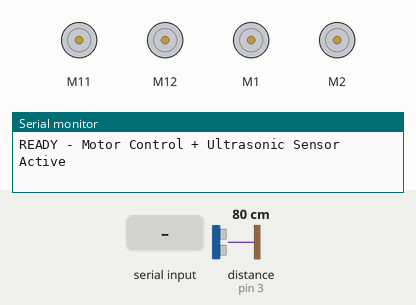
The sketch below on a simulated Arduino Uno, built with avr-gcc and run on an emulated ATmega328P. Parts: 4 × DC motor (green arrow = forward, orange = backward, longer = faster), the last lines printed to the serial monitor. Inputs (shaded band) come from the test bench; at power-on: distance to the obstacle (sensor on pin 3) 80 cm.

Above: at 1.2 s.
1.3 s: "a" received over Serial
At 2.1 s:
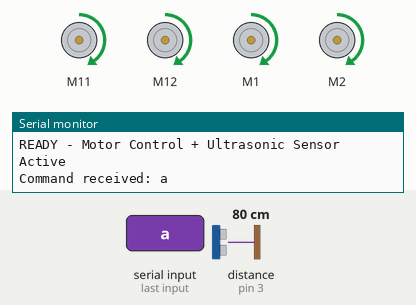
3.8 s: "d" received over Serial
At 4.6 s:
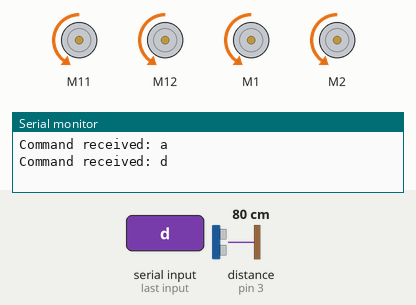
6.3 s: "w" received over Serial
At 7.1 s:
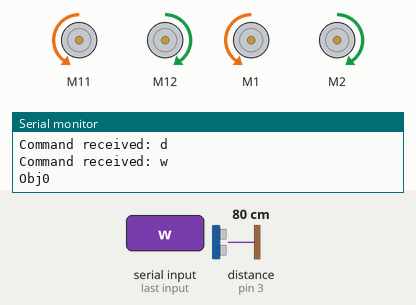
8.8 s: "s" received over Serial
At 9.6 s:
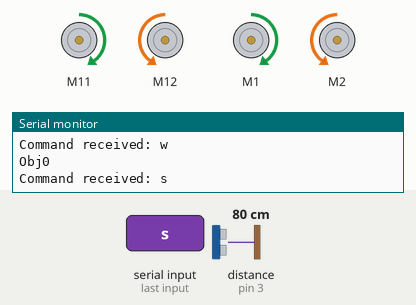
Timing chart, 0 to 11.8 s (numbered marks = the images above; inputs shaded):
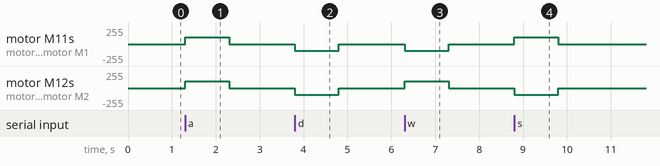

The sketch:

RobotControl.ino
```cpp
/**
 * Combined Motor Control and Ultrasonic Sensor
 * Controls motors via serial commands (w/a/s/d) and continuously reads ultrasonic distance
 */
#include "MeOrion.h"

// Motor setup
MeDCMotor motor1(PORT_1);
MeDCMotor motor2(PORT_2);
MeDCMotor motor3(M1);
MeDCMotor motor4(M2);

// Ultrasonic sensor setup (PORT_3)
MeUltrasonicSensor ultraSensor(PORT_3);

uint8_t motorSpeed = 100;
unsigned long lastSensorRead = 0;
const unsigned long sensorInterval = 100; // Read sensor every 100ms
uint8_t object_dist = 400;

void setup()
{
  Serial.begin(9600);
  Serial.println("READY - Motor Control + Ultrasonic Sensor Active");
}

void loop()
{
  // Read ultrasonic sensor at regular intervals
  if (millis() - lastSensorRead >= sensorInterval) {
    object_dist = ultraSensor.distanceCm();
    // Serial.print("Distance: ");
    // Serial.print(object_dist);
    // Serial.println(" cm");
    lastSensorRead = millis();
  }

  // Check for motor commands
  if (Serial.available() > 0) {
    char incomingByte = Serial.read();
    Serial.print("Command received: ");
    Serial.println(incomingByte);

    if(incomingByte == 'a') { // turn left
      motor1.run(motorSpeed);
      motor2.run(motorSpeed);
      motor3.run(motorSpeed);
      motor4.run(motorSpeed);
      delay(1000);
    }

    if(incomingByte == 'd') { // turn right
      motor1.run(-motorSpeed);
      motor2.run(-motorSpeed);
      motor3.run(-motorSpeed);
      motor4.run(-motorSpeed);
      delay(1000);
    }

    if(incomingByte == 'w') { // move forward
      if(object_dist<=10) {
        Serial.println("Obj1");
      }else{
        Serial.println("Obj0");
        motor1.run(-motorSpeed);
        motor2.run(motorSpeed);
        motor3.run(-motorSpeed);
        motor4.run(motorSpeed);
        delay(1000);
      }
    }

    if(incomingByte == 's') { // move backward
      motor1.run(motorSpeed);
      motor2.run(-motorSpeed);
      motor3.run(motorSpeed);
      motor4.run(-motorSpeed);
      delay(1000);
    }

    // Stop all motors after command
    motor1.stop();
    motor2.stop();
    motor3.stop();
    motor4.stop();
    delay(100);
  }
}
```

Measured:
- after the input at 1.3 s, motor M11, motor M12, motor M1, motor M2: stopped → forward 100/255 at once, → stopped 1.0 s later
- after the input at 3.8 s, motor M11, motor M12, motor M1, motor M2: stopped → backward 100/255 at once, → stopped 1.0 s later
- after the input at 6.3 s, motor M11, motor M1: stopped → backward 100/255 at once, → stopped 1.0 s later; motor M12, motor M2: stopped → forward 100/255 at once, → stopped 1.0 s later
- after the input at 8.8 s, motor M11, motor M1: stopped → forward 100/255 at once, → stopped 1.0 s later; motor M12, motor M2: stopped → backward 100/255 at once, → stopped 1.0 s later
